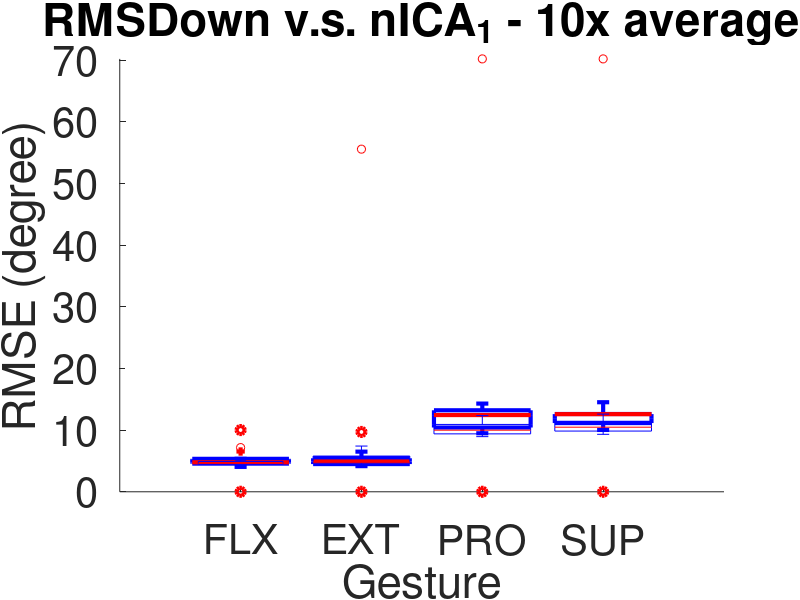

The MATLAB script that drew this image:
% Remove outlier of each gesture in each round (N/60 * 10)
% Find the median w/ the mean of the outlier removed round

close all; clear all;
mean_list = zeros(10, 4);


nica_data = load('./result/S2WA_22_nICA_4_SPS30_10rd_data.mat');
nica_data = nica_data.all_RMS_list;

rmsdown_data = load('./result/S2WA_22_RMSDown_SPS30_10rd_data.mat');
rmsdown_data = rmsdown_data.all_RMS_list;

title_string = 'RMSDown v.s. nICA_1 - 10x average';

%%%
for i = 1 : 9
s_idx = (i - 1) * 4 + 1;
data = rmsdown_data(:, s_idx:s_idx+3);

outlier_list = isoutlier(data, 'quartiles');
outlier_list = ~outlier_list;

for r = 1 : 4
    clean_data = data(outlier_list(:, r), r);
    mean_list(i, r) = mean(clean_data);
end
end

rmsdown_mean_list = mean_list;
rmsdown_mean_outlier_list = isoutlier(rmsdown_mean_list, 'quartiles');
rmsdown_mean_outlier_list = ~rmsdown_mean_outlier_list;

rmsdown_mean_mean_list = zeros(1, 4);
for r = 1 : 4
    clean_data = rmsdown_mean_list(rmsdown_mean_outlier_list(:, r), r);
    
    rmsdown_mean_mean_list(r) = mean(clean_data);
end

%%%
for i = 1 : 10
s_idx = (i - 1) * 4 + 1;
data = nica_data(:, s_idx:s_idx+3);

outlier_list = isoutlier(data, 'quartiles');
outlier_list = ~outlier_list;

for r = 1 : 4
    clean_data = data(outlier_list(:, r), r);
    mean_list(i, r) = mean(clean_data);
end
end

nica_mean_list = mean_list;
nica_mean_outlier_list = isoutlier(nica_mean_list, 'quartiles');
nica_mean_outlier_list = ~nica_mean_outlier_list;

nica_mean_mean_list = zeros(1, 4);
for r = 1 : 4
    clean_data = nica_mean_list(nica_mean_outlier_list(:, r), r);
    
    nica_mean_mean_list(r) = mean(clean_data);
end


%%
max_error = max(max(max(rmsdown_mean_list)), max(max(nica_mean_list)));

figure; hold on;
title(title_string);
boxplot(rmsdown_mean_list, 'Labels',{'FLX', 'EXT', 'PRO','SUP'});
set(findobj(gca, 'type', 'line'), 'linew', 3);

boxplot(nica_mean_list, 'Labels',{'FLX', 'EXT', 'PRO','SUP'});
set(gca,'fontsize', 30);
xlabel('Gesture'); ylabel('RMSE (degree)');
ylim([0 max_error]);


% rmsdown_qt = quantile(rmsdown_mean_list, [0.25 0.5 0.75]);
% fprintf('RMSDown: \t75th: \t\t');
% fprintf('%f\t', rmsdown_qt(3, :));
% fprintf('\nRMSDown: \t25th: \t\t');
% fprintf('%f\t', rmsdown_qt(1, :));
% 
% nICA_qt = quantile(nica_mean_list, [0.25 0.5 0.75]);
% fprintf('\nnICA: \t\t75th: \t\t');
% fprintf('%f\t', nICA_qt(3, :));
% fprintf('\nnICA: \t\t25th: \t\t');
% fprintf('%f\t', nICA_qt(1, :));
% fprintf('\n');

% fprintf('\nMean:');
% fprintf('\nRMSDown: \t');
% fprintf('%.2f\t', mean(rmsdown_mean_list));
% 
% fprintf('\nnICA: \t\t');
% fprintf('%.2f\t', mean(nica_mean_list));
% fprintf('\n');
% 
% fprintf('\nMedian:');
% fprintf('\nRMSDown: \t');
% fprintf('%.2f\t', rmsdown_qt(2, :));
% fprintf('\nnICA: \t\t');
% fprintf('%.2f\t', nICA_qt(2, :));
% fprintf('\n\n');

fprintf('Mean w/ round mean outlier removed:');
fprintf('\nRMSDown: \t');
fprintf('%.2f\t', rmsdown_mean_mean_list);

fprintf('\nnICA: \t\t');
fprintf('%.2f\t', nica_mean_mean_list);
fprintf('\n');